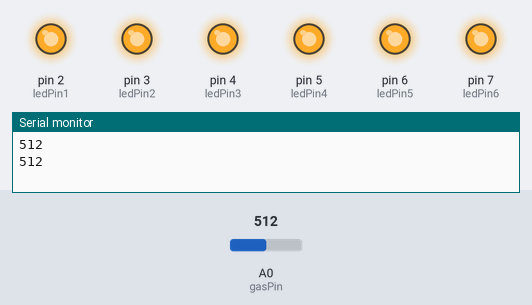
A sketch run on a simulated Arduino Uno, built with avr-gcc and run on an emulated ATmega328P. On the bench: output pins drawn as LEDs (lit = HIGH), the last lines printed to the serial monitor. The inputs (shaded band) are chosen by the test bench; at power-on: A0 (gasPin) = 512.

Above: at 1.8 s.
1.9 s: A0 (gasPin) set to 111
3.4 s: A0 (gasPin) set to 94
At 4.9 s:
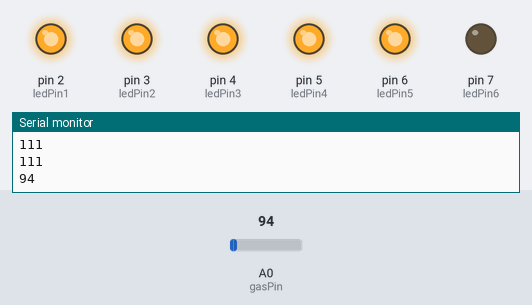
5.5 s: A0 (gasPin) set to 75
At 6.4 s:
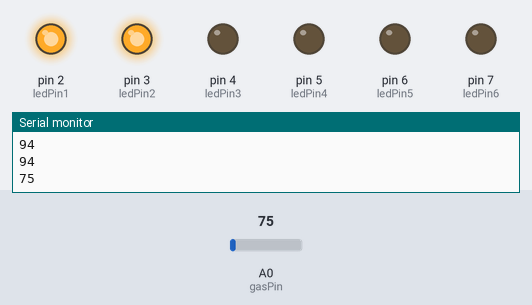
7.5 s: A0 (gasPin) set to 91
At 9.2 s:
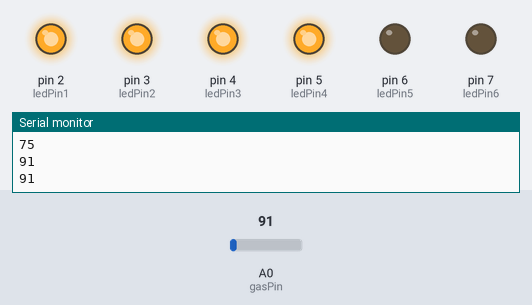
9.5 s: A0 (gasPin) set to 60
At 10.7 s:
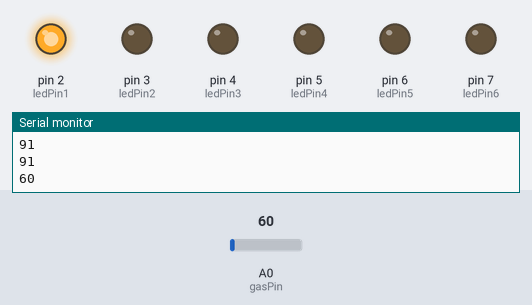
11.5 s: A0 (gasPin) set to 75
At 12.3 s:
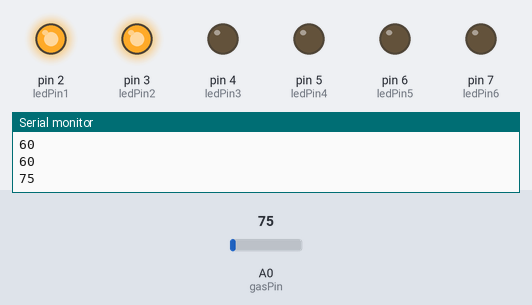
Timing chart, 0 to 14.5 s (numbered marks = the images above; inputs shaded):
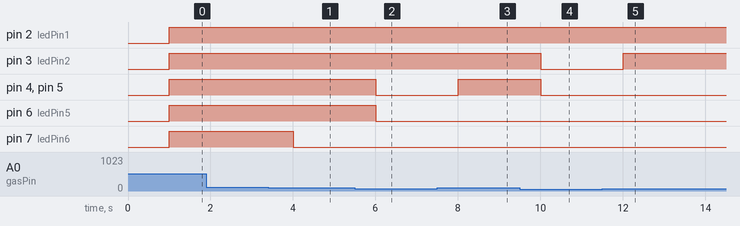

The sketch:

sketch_MQ3kiss1.ino
```cpp
/* Testing MQ-2 GAS sensor with serial monitor
   Suitable for detecting of LPG, i-butane, propane, methane ,alcohol, Hydrogen or smoke
   More info: http://www.ardumotive.com/how-to-use-mq2-gas-sensor-en.html
   Dev: Michalis Vasilakis // Date: 11/6/2015 // www.ardumotive.com                     */

const int gasPin = A0; //GAS sensor output pin to Arduino analog A0 pin

int ledPin1 = 2; //green
int ledPin2 = 3; //green
int ledPin3 = 4; //green
int ledPin4 = 5; //yellow
int ledPin5 = 6; //yellow
int ledPin6 = 7; //red
int sensorValue;


void setup()
{
  Serial.begin(9600); //Initialize serial port - 9600 bps
  pinMode(ledPin1, OUTPUT);  //setting the LED's as outputs
  pinMode(ledPin2, OUTPUT);
  pinMode(ledPin3, OUTPUT);
  pinMode(ledPin4, OUTPUT);
  pinMode(ledPin5, OUTPUT);
  pinMode(ledPin6, OUTPUT);
}

void loop()
{
  Serial.println(analogRead(gasPin));
  delay(1000); // Print value every 1 sec.
  sensorValue = analogRead(gasPin);

////////////////////////////////////////////////PIN1
  if(sensorValue < 60)
{
  digitalWrite(ledPin1,LOW);
}

if(sensorValue > 61)
{
  digitalWrite(ledPin1, HIGH);
}

////////////////////////////////////////////////PIN2
  if(sensorValue < 70)
{
  digitalWrite(ledPin2,LOW);
}

if(sensorValue > 71)
{
  digitalWrite(ledPin2, HIGH);
}

////////////////////////////////////////////////PIN3
  if(sensorValue < 80)
{
  digitalWrite(ledPin3,LOW);
}

if(sensorValue > 81)
{
  digitalWrite(ledPin3, HIGH);
}

////////////////////////////////////////////////PIN4
  if(sensorValue < 85)
{
  digitalWrite(ledPin4,LOW);
}

if(sensorValue > 86)
{
  digitalWrite(ledPin4, HIGH);
}

////////////////////////////////////////////////PIN5
  if(sensorValue < 90)
{
  digitalWrite(ledPin5,LOW);
}

if(sensorValue > 91)
{
  digitalWrite(ledPin5, HIGH);
}


////////////////////////////////////////////////PIN6
  if(sensorValue < 100)
{
  digitalWrite(ledPin6,LOW);
}

if(sensorValue > 101)
{
  digitalWrite(ledPin6, HIGH);
}
}
```

Measured:
- the behaviour switches between 100 and 99 on A0 (gasPin) (found by bisection; images 0 and 1)
- the behaviour switches between 71 and 72 on A0 (gasPin) (found by bisection; images 4 and 5)
- after the input at 3.4 s, pin 7 (ledPin6): HIGH → LOW after 0.60 s
- after the input at 5.5 s, pin 4 (ledPin3), pin 5 (ledPin4), pin 6 (ledPin5): HIGH → LOW after 0.50 s
- after the input at 7.5 s, pin 4 (ledPin3), pin 5 (ledPin4): LOW → HIGH after 0.50 s
- after the input at 9.5 s, pin 3 (ledPin2), pin 4 (ledPin3), pin 5 (ledPin4): HIGH → LOW after 0.50 s
- after the input at 11.5 s, pin 3 (ledPin2): LOW → HIGH after 0.50 s
